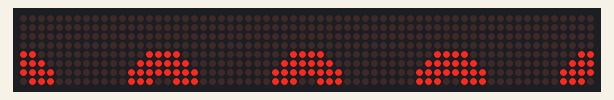
Simulated run of this sketch. Board: Arduino Uno, built with avr-gcc and run on an emulated ATmega328P. Shown: 64×8 LED matrix.

Above: at 0.1 s.
At 0.7 s:
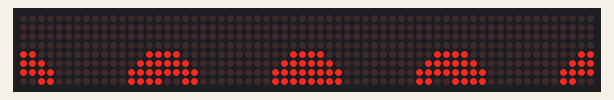
At 1.8 s:
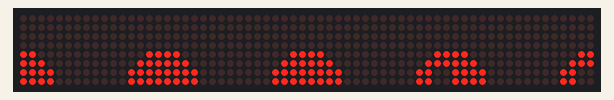
At 3.5 s:
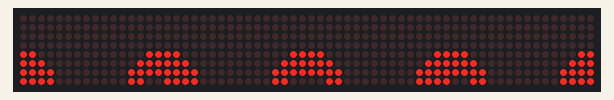
At 5.1 s:
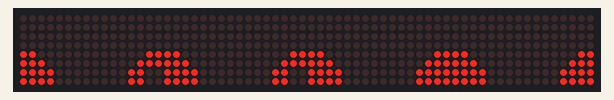
At 7.3 s:
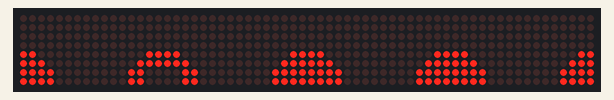

The sketch:

eyes.ino
```cpp
#include "LedControl.h"
LedControl lc = LedControl(13,11,12,8);
LedControl ld = LedControl(10,8,9,4);

void setup() {


  for (int i = 0; i < 8; ++i) {
  lc.shutdown(i,false);
  // Set the brightness to a medium values
  lc.setIntensity(i, 1);
  // and clear the display
  lc.clearDisplay(i);
  }


}


/////////////////////////////
byte eyetr[] =
{
   B00000000,
   B00000000,
   B00000000,
   B00000000,
   B11000000,
   B11100000,
   B11110000,
   B01110000
};

byte eyetl[] =
{
   B00000000,
   B00000000,
   B00000000,
   B00000000,
   B00000011,
   B00000111,
   B00001111,
   B00001110
};


//////////////////////////

byte reyetl[] =
{
   B00000000,
   B00000000,
   B00000000,
   B00000000,
   B00000011,
   B00000111,
   B00001111,
   B00001111
};

byte reyetr[] =
{
   B00000000,
   B00000000,
   B00000000,
   B00000000,
   B11000000,
   B11100000,
   B11110000,
   B00110000
};

byte rreyetr[] =
{
   B00000000,
   B00000000,
   B00000000,
   B00000000,
   B11000000,
   B11100000,
   B11110000,
   B10010000
};

byte reyebr[] =
{
   B00000000,
   B00000000,
   B00000000,
   B00000000,
   B00000011,
   B00000111,
   B00001111,
   B00001100
};

byte rreyebr[] =
{
   B00000000,
   B00000000,
   B00000000,
   B00000000,
   B00000011,
   B00000111,
   B00001111,
   B00001001
};

byte reyebl[] =
{
   B00000000,
   B00000000,
   B00000000,
   B00000000,
   B11000000,
   B11100000,
   B11110000,
   B11110000
};

////////////////////////////////

byte leyetl[] =
{
   B00000000,
   B00000000,
   B00000000,
   B00000000,
   B00000011,
   B00000111,
   B00001111,
   B00001100
};

byte lleyetl[] =
{
   B00000000,
   B00000000,
   B00000000,
   B00000000,
   B00000011,
   B00000111,
   B00001111,
   B00001001
};

byte leyetr[] =
{
   B00000000,
   B00000000,
   B00000000,
   B00000000,
   B11000000,
   B11100000,
   B11110000,
   B11110000
};


byte leyebl[] =
{
   B00000000,
   B00000000,
   B00000000,
   B00000000,
   B11000000,
   B11100000,
   B11110000,
   B00110000
};

byte lleyebl[] =
{
   B00000000,
   B00000000,
   B00000000,
   B00000000,
   B11000000,
   B11100000,
   B11110000,
   B10010000
};

byte leyebr[] =
{
   B00000000,
   B00000000,
   B00000000,
   B00000000,
   B00000011,
   B00000111,
   B00001111,
   B00001111
};

///////////////////////////////////

byte deyetl[] =
{
   B00000000,
   B00000000,
   B00000000,
   B00000000,
   B00000011,
   B00000111,
   B00001111,
   B00001111
};

byte deyetr[] =
{
   B00000000,
   B00000000,
   B00000000,
   B00000000,
   B11000000,
   B11100000,
   B11110000,
   B11110000
};

byte deyebl[] =
{
   B00000000,
   B00000000,
   B00000000,
   B00000000,
   B11000000,
   B11100000,
   B01110000,
   B01110000
};

byte deyebr[] =
{
   B00000000,
   B00000000,
   B00000000,
   B00000000,
   B00000011,
   B00000111,
   B00001110,
   B00001110
};

/////////////////////////////

byte ueyetl[] =
{
   B00000000,
   B00000000,
   B00000000,
   B00000000,
   B00000011,
   B00000111,
   B00001110,
   B00001110
};

byte ueyetr[] =
{
   B00000000,
   B00000000,
   B00000000,
   B00000000,
   B11000000,
   B11100000,
   B01110000,
   B01110000
};

byte ueyebl[] =
{
   B00000000,
   B00000000,
   B00000000,
   B00000000,
   B11000000,
   B11100000,
   B11110000,
   B11110000
};

byte ueyebr[] =
{
   B00000000,
   B00000000,
   B00000000,
   B00000000,
   B00000011,
   B00000111,
   B00001111,
   B00001111
};

//////////////////////////


byte lrdeyetl[] =
{
   B00000000,
   B00000000,
   B00000000,
   B00000000,
   B00000011,
   B00000111,
   B00001111,
   B00001111
};

byte lrdeyetr[] =
{
   B00000000,
   B00000000,
   B00000000,
   B00000000,
   B11000000,
   B11100000,
   B11110000,
   B11110000
};

byte ldeyebl[] =
{
   B00000000,
   B00000000,
   B00000000,
   B00000000,
   B11000000,
   B11100000,
   B00110000,
   B00110000
};

byte ldeyebr[] =
{
   B00000000,
   B00000000,
   B00000000,
   B00000000,
   B00000011,
   B00000111,
   B00001111,
   B00001111
};


byte rdeyebl[] =
{
   B00000000,
   B00000000,
   B00000000,
   B00000000,
   B11000000,
   B11100000,
   B11110000,
   B11110000
};

byte rdeyebr[] =
{
   B00000000,
   B00000000,
   B00000000,
   B00000000,
   B00000011,
   B00000111,
   B00001100,
   B00001100
};

///////////////////////

byte lueyetl[] =
{
   B00000000,
   B00000000,
   B00000000,
   B00000000,
   B00000011,
   B00000111,
   B00001100,
   B00001100
};

byte lueyetr[] =
{
   B00000000,
   B00000000,
   B00000000,
   B00000000,
   B11000000,
   B11100000,
   B11110000,
   B11110000
};

byte rueyetl[] =
{
   B00000000,
   B00000000,
   B00000000,
   B00000000,
   B00000011,
   B00000111,
   B00001111,
   B00001111
};

byte rueyetr[] =
{
   B00000000,
   B00000000,
   B00000000,
   B00000000,
   B11000000,
   B11100000,
   B00110000,
   B00110000
};

byte lrueyebl[] =
{
   B00000000,
   B00000000,
   B00000000,
   B00000000,
   B11000000,
   B11100000,
   B11110000,
   B11110000
};

byte lrueyebr[] =
{
   B00000000,
   B00000000,
   B00000000,
   B00000000,
   B00000011,
   B00000111,
   B00001111,
   B00001111
};

/////////////////////////////

void eyes() {

    for (int i = 0; i < 8; ++i) {

      // right eye
      lc.setRow(3, i, eyetr[i]);
      lc.setRow(2, i, eyetl[i]);
      lc.setRow(4, i, eyetl[i]);
      lc.setRow(5, i, eyetr[i]);

      // left eye
      lc.setRow(1, i, eyetr[i]);
      lc.setRow(0, i, eyetl[i]);
      lc.setRow(6, i, eyetl[i]);
      lc.setRow(7, i, eyetr[i]);
    }

}

void left() {

    for (int i = 0; i < 8; ++i) {
      lc.setRow(3, i, leyetr[i]);
      lc.setRow(2, i, leyetl[i]);
      lc.setRow(4, i, leyebr[i]);
      lc.setRow(5, i, leyebl[i]);

      lc.setRow(1, i, leyetr[i]);
      lc.setRow(0, i, leyetl[i]);
      lc.setRow(6, i, leyebr[i]);
      lc.setRow(7, i, leyebl[i]);
    }

}

void lleft() {

    for (int i = 0; i < 8; ++i) {
      lc.setRow(3, i, leyetr[i]);
      lc.setRow(2, i, lleyetl[i]);
      lc.setRow(4, i, leyebr[i]);
      lc.setRow(5, i, lleyebl[i]);

      lc.setRow(1, i, leyetr[i]);
      lc.setRow(0, i, lleyetl[i]);
      lc.setRow(6, i, leyebr[i]);
      lc.setRow(7, i, lleyebl[i]);
    }

}

void rright() {

    for (int i = 0; i < 8; ++i) {
      lc.setRow(3, i, rreyetr[i]);
      lc.setRow(2, i, reyetl[i]);
      lc.setRow(4, i, rreyebr[i]);
      lc.setRow(5, i, reyebl[i]);

      lc.setRow(1, i, rreyetr[i]);
      lc.setRow(0, i, reyetl[i]);
      lc.setRow(6, i, rreyebr[i]);
      lc.setRow(7, i, reyebl[i]);
    }

}

void right() {

    for (int i = 0; i < 8; ++i) {
      lc.setRow(3, i, reyetr[i]);
      lc.setRow(2, i, reyetl[i]);
      lc.setRow(4, i, reyebr[i]);
      lc.setRow(5, i, reyebl[i]);

      lc.setRow(1, i, reyetr[i]);
      lc.setRow(0, i, reyetl[i]);
      lc.setRow(6, i, reyebr[i]);
      lc.setRow(7, i, reyebl[i]);
    }

}

void down() {

    for (int i = 0; i < 8; ++i) {
      lc.setRow(3, i, deyetr[i]);
      lc.setRow(2, i, deyetl[i]);
      lc.setRow(4, i, deyebr[i]);
      lc.setRow(5, i, deyebl[i]);

      lc.setRow(1, i, deyetr[i]);
      lc.setRow(0, i, deyetl[i]);
      lc.setRow(6, i, deyebr[i]);
      lc.setRow(7, i, deyebl[i]);
    }
}

void up() {

    for (int i = 0; i < 8; ++i) {
      lc.setRow(3, i, ueyetr[i]);
      lc.setRow(2, i, ueyetl[i]);
      lc.setRow(4, i, ueyebr[i]);
      lc.setRow(5, i, ueyebl[i]);

      lc.setRow(1, i, ueyetr[i]);
      lc.setRow(0, i, ueyetl[i]);
      lc.setRow(6, i, ueyebr[i]);
      lc.setRow(7, i, ueyebl[i]);
    }
}

void middle(){
    for (int i = 0; i < 8; ++i) {
      lc.setRow(3, i, leyetr[i]);
      lc.setRow(2, i, leyetl[i]);
      lc.setRow(4, i, leyebr[i]);
      lc.setRow(5, i, leyebl[i]);

      lc.setRow(1, i, reyetr[i]);
      lc.setRow(0, i, reyetl[i]);
      lc.setRow(6, i, reyebr[i]);
      lc.setRow(7, i, reyebl[i]);
    }
}

void middle_down(){
    for (int i = 0; i < 8; ++i) {
      lc.setRow(3, i, lrdeyetr[i]);
      lc.setRow(2, i, lrdeyetl[i]);
      lc.setRow(4, i, ldeyebr[i]);
      lc.setRow(5, i, ldeyebl[i]);

      lc.setRow(1, i, lrdeyetr[i]);
      lc.setRow(0, i, lrdeyetl[i]);
      lc.setRow(6, i, rdeyebr[i]);
      lc.setRow(7, i, rdeyebl[i]);
    }
}

void middle_up(){
    for (int i = 0; i < 8; ++i) {
      lc.setRow(3, i, lueyetr[i]);
      lc.setRow(2, i, lueyetl[i]);
      lc.setRow(4, i, lrueyebr[i]);
      lc.setRow(5, i, lrueyebl[i]);

      lc.setRow(1, i, rueyetr[i]);
      lc.setRow(0, i, rueyetl[i]);
      lc.setRow(6, i, lrueyebr[i]);
      lc.setRow(7, i, lrueyebl[i]);
    }
}


void right_up(){
    for (int i = 0; i < 8; ++i) {
      lc.setRow(3, i, rueyetr[i]);
      lc.setRow(2, i, rueyetl[i]);
      lc.setRow(4, i, lrueyebr[i]);
      lc.setRow(5, i, lrueyebl[i]);

      lc.setRow(1, i, rueyetr[i]);
      lc.setRow(0, i, rueyetl[i]);
      lc.setRow(6, i, lrueyebr[i]);
      lc.setRow(7, i, lrueyebl[i]);
    }
}


void right_down(){
    for (int i = 0; i < 8; ++i) {
      lc.setRow(3, i, lrdeyetr[i]);
      lc.setRow(2, i, lrdeyetl[i]);
      lc.setRow(4, i, rdeyebr[i]);
      lc.setRow(5, i, rdeyebl[i]);

      lc.setRow(1, i, lrdeyetr[i]);
      lc.setRow(0, i, lrdeyetl[i]);
      lc.setRow(6, i, rdeyebr[i]);
      lc.setRow(7, i, rdeyebl[i]);
    }
}

void left_up(){
    for (int i = 0; i < 8; ++i) {
      lc.setRow(3, i, lueyetr[i]);
      lc.setRow(2, i, lueyetl[i]);
      lc.setRow(4, i, lrueyebr[i]);
      lc.setRow(5, i, lrueyebl[i]);

      lc.setRow(1, i, lueyetr[i]);
      lc.setRow(0, i, lueyetl[i]);
      lc.setRow(6, i, lrueyebr[i]);
      lc.setRow(7, i, lrueyebl[i]);
    }
}


void left_down(){
    for (int i = 0; i < 8; ++i) {
      lc.setRow(3, i, lrdeyetr[i]);
      lc.setRow(2, i, lrdeyetl[i]);
      lc.setRow(4, i, ldeyebr[i]);
      lc.setRow(5, i, ldeyebl[i]);

      lc.setRow(1, i, lrdeyetr[i]);
      lc.setRow(0, i, lrdeyetl[i]);
      lc.setRow(6, i, ldeyebr[i]);
      lc.setRow(7, i, ldeyebl[i]);
    }
}

void loop() {

  eyes();
  delay(500);

  left();
  delay(500);

  lleft();
  delay(500);

  left_up();
  delay(500);

  left_down();
  delay(500);

  eyes();
  delay(500);

  right();
  delay(500);

  rright();
  delay(500);

  right_up();
  delay(500);

  right_down();
  delay(500);

  eyes();
  delay(500);

  middle();
  delay(500);

  middle_up();
  delay(500);

  middle_down();
  delay(500);

}
```

Measured:
- by itself, everything shown: repeats every 7.8 s, in 14 steps
- what the display in image 0 shows lasts 0.6 s, from 0.1 s to 0.7 s
